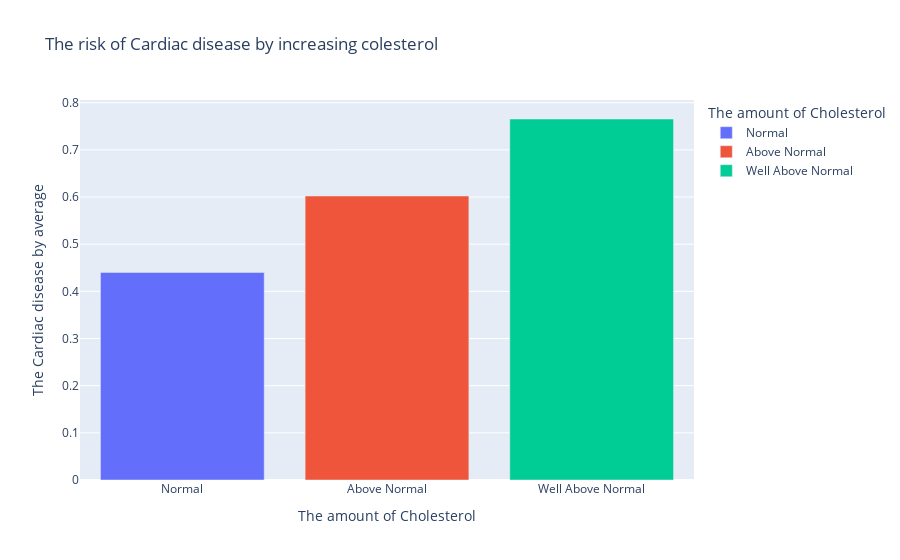

Notebook cell for this chart:
### Code cell
age_chol = pd.DataFrame({
    'The Cardiac disease by average' : org.groupby('cholesterol')['cardio'].mean(numeric_only=True),
    'The amount of Cholesterol' : ['Normal', 'Above Normal', 'Well Above Normal']
})
px.bar(age_chol, 'The amount of Cholesterol', 'The Cardiac disease by average',
       color='The amount of Cholesterol', title='The risk of Cardiac disease by increasing colesterol')

### Figure 1 — Plotly figure (JSON) as saved in the notebook; plotly's stock layout.template omitted (floating-point values rounded to 4 significant figures)
{"data": [{"alignmentgroup": "True", "hovertemplate": "The amount of Cholesterol=%{x}<br>The Cardiac disease by average=%{y}<extra></extra>", "legendgroup": "Normal", "marker": {"color": "#636efa", "pattern": {"shape": ""}}, "name": "Normal", "offsetgroup": "Normal", "orientation": "v", "showlegend": true, "textposition": "auto", "type": "bar", "x": ["Normal"], "xaxis": "x", "y": [0.4401], "yaxis": "y"}, {"alignmentgroup": "True", "hovertemplate": "The amount of Cholesterol=%{x}<br>The Cardiac disease by average=%{y}<extra></extra>", "legendgroup": "Above Normal", "marker": {"color": "#EF553B", "pattern": {"shape": ""}}, "name": "Above Normal", "offsetgroup": "Above Normal", "orientation": "v", "showlegend": true, "textposition": "auto", "type": "bar", "x": ["Above Normal"], "xaxis": "x", "y": [0.6022], "yaxis": "y"}, {"alignmentgroup": "True", "hovertemplate": "The amount of Cholesterol=%{x}<br>The Cardiac disease by average=%{y}<extra></extra>", "legendgroup": "Well Above Normal", "marker": {"color": "#00cc96", "pattern": {"shape": ""}}, "name": "Well Above Normal", "offsetgroup": "Well Above Normal", "orientation": "v", "showlegend": true, "textposition": "auto", "type": "bar", "x": ["Well Above Normal"], "xaxis": "x", "y": [0.7654], "yaxis": "y"}], "layout": {"barmode": "relative", "legend": {"title": {"text": "The amount of Cholesterol"}, "tracegroupgap": 0}, "title": {"text": "The risk of Cardiac disease by increasing colesterol"}, "xaxis": {"anchor": "y", "categoryarray": ["Normal", "Above Normal", "Well Above Normal"], "categoryorder": "array", "domain": [0, 1], "title": {"text": "The amount of Cholesterol"}}, "yaxis": {"anchor": "x", "domain": [0, 1], "title": {"text": "The Cardiac disease by average"}}}}
